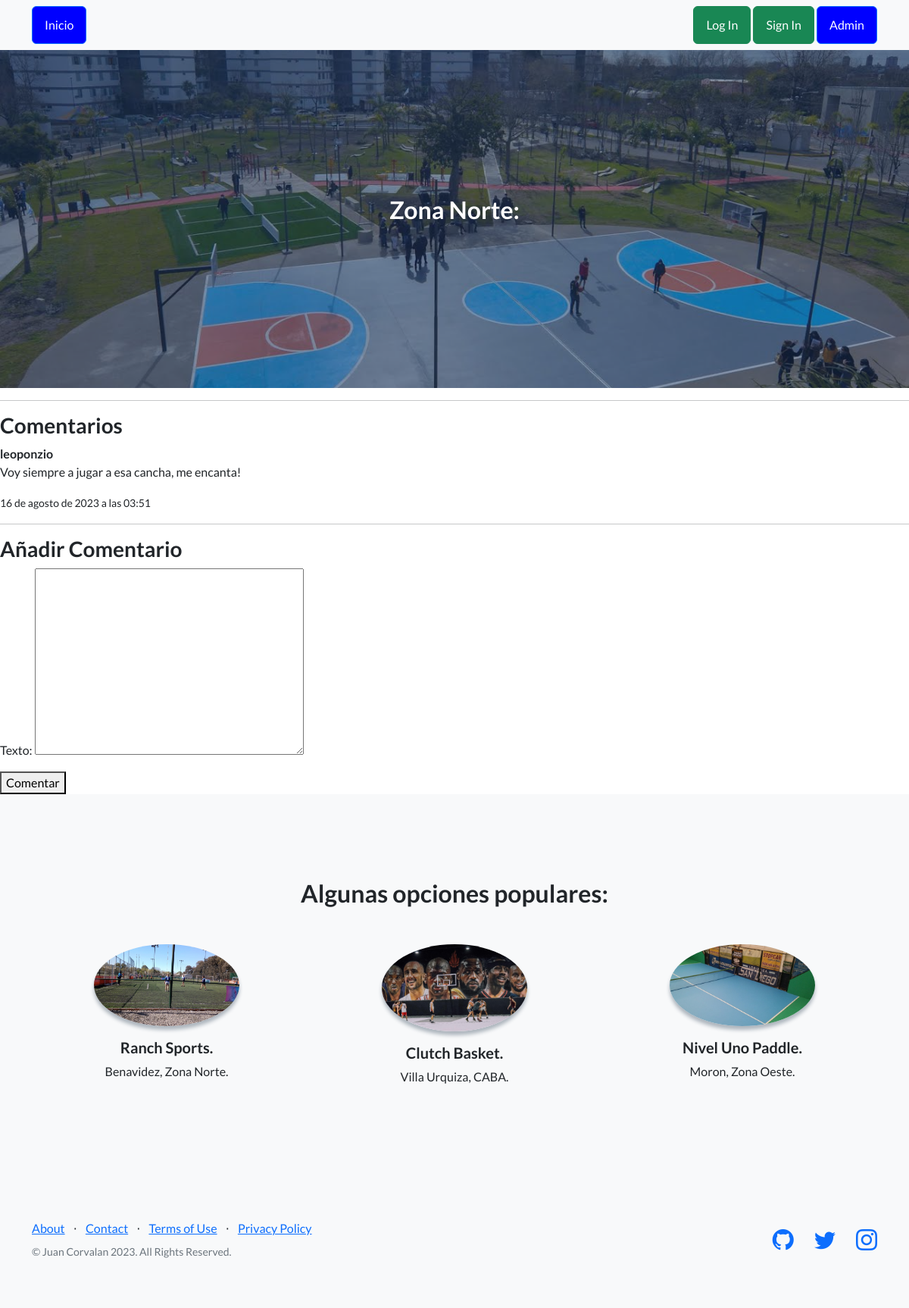
Page /aplicacion/comentariozn/1/ on the earlier database version.
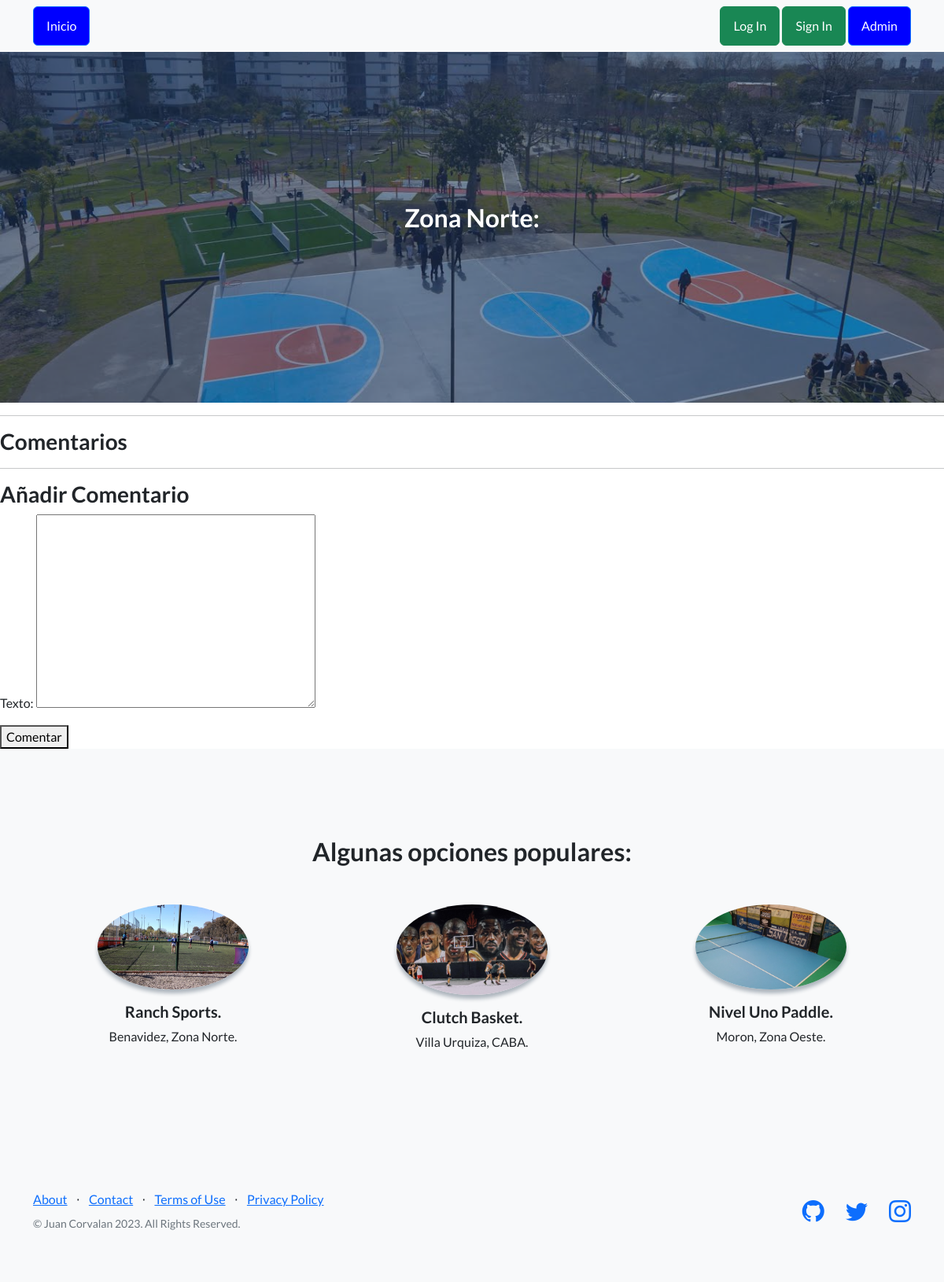
Same page on the later database version.
### aplicacion/models.py (models this page shows, shortened)
class Comentario(models.Model):
    zona_norte = models.ForeignKey(ZonaNorte, on_delete=models.CASCADE, related_name='comentarios')
    texto = models.TextField()
    fecha = models.DateTimeField(auto_now_add=True)
    autor = models.ForeignKey(User, on_delete=models.CASCADE)

### aplicacion/views.py (the view)
# urls.py: path('comentariozn/<int:zona_norte_id>/', comentariozn, name="comentariozn"),
def comentariozn(request, zona_norte_id):
    zona_norte = ZonaNorte.objects.get(pk=zona_norte_id)
    if request.method == 'POST':
        form = ComentarioForm(request.POST)
        if form.is_valid():
            comentario = form.save(commit=False)
            comentario.zona_norte = zona_norte
            comentario.autor = request.user
            comentario.save()
            return redirect('detail_zonanorte', pk=zona_norte_id)
    else:
        form = ComentarioForm()
    comentarios = zona_norte.comentarios.all()
    return render(request, 'aplicacion/comentariozn.html', {'form': form, 'comentarios': comentarios, 'zona_norte': zona_norte})

### aplicacion/forms.py
class ComentarioForm(forms.ModelForm):
    class Meta:
        model = Comentario
        fields = ['texto']

### aplicacion/templates/aplicacion/comentariozn.html (shortened to what this page needs)
{% extends 'aplicacion/paginaprincipal.html' %}
{% load static %}
{% block cabecera %}
    Zona Norte:
{% endblock cabecera %}
{% block contenido %}
<h3>Comentarios</h3>
{% for comentario in comentarios %}
    <div>
        <strong>{{ comentario.autor.username }}</strong>
        <p>{{ comentario.texto }}</p>
        <small>{{ comentario.fecha }}</small>
    </div>
{% endfor %}
<hr>
<h3>Añadir Comentario</h3>
<form method="post">
    {{ form.as_p }}
    <button type="submit">Comentar</button>
</form>
{% endblock contenido %}

Differences in the rows shown:
removed Comentario: autor.username "leoponzio", texto "Voy siempre a jugar a esa cancha, me encanta!", fecha "16 de agosto de 2023 a las 03:51"
